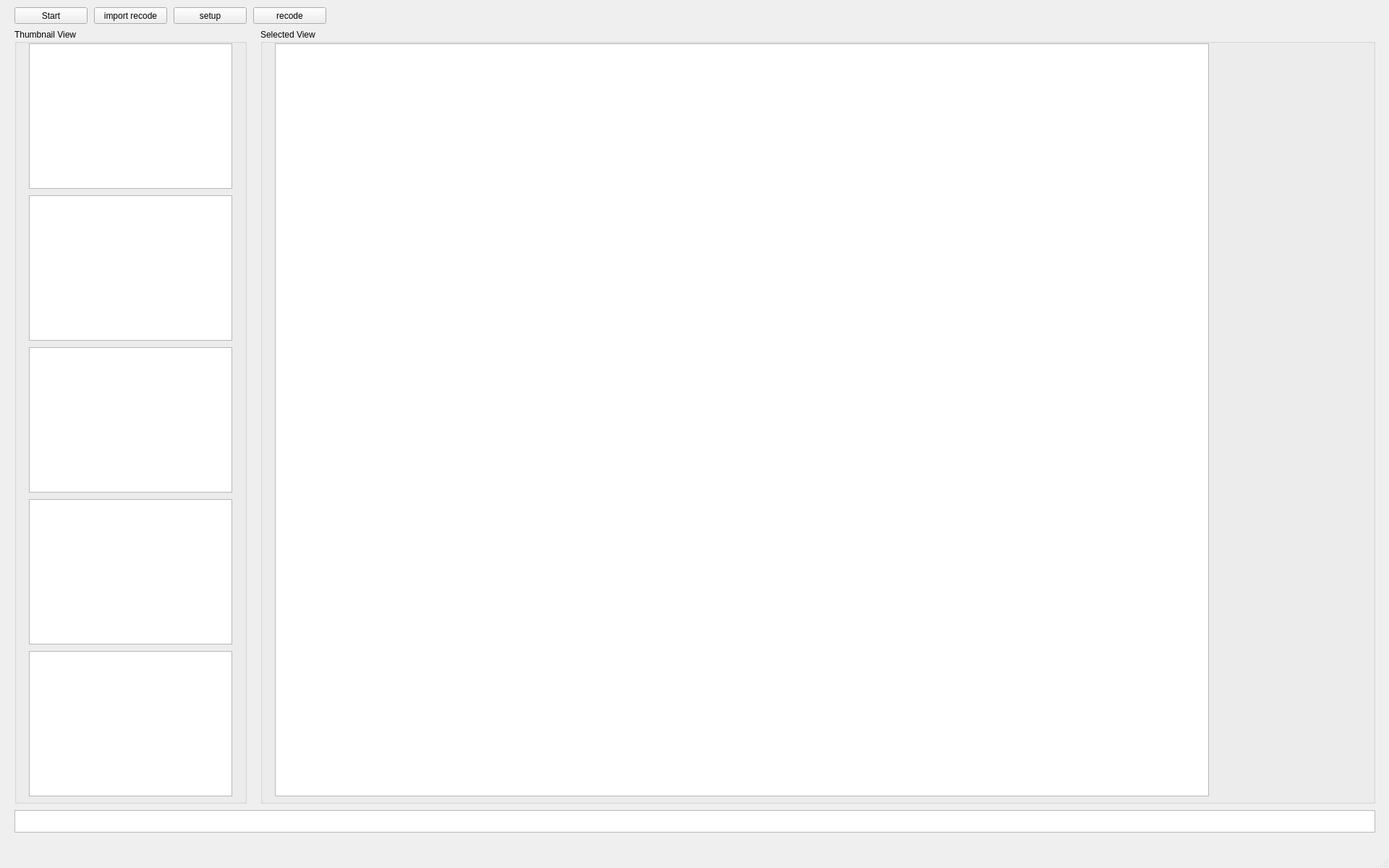
<?xml version="1.0" encoding="UTF-8"?>
<ui version="4.0">
 <class>MainWindow</class>
 <widget class="QMainWindow" name="MainWindow">
  <property name="geometry">
   <rect>
    <x>0</x>
    <y>0</y>
    <width>1920</width>
    <height>1200</height>
   </rect>
  </property>
  <property name="windowTitle">
   <string>3D Sensor</string>
  </property>
  <widget class="QWidget" name="centralwidget">
   <widget class="QPushButton" name="btnRecode">
    <property name="geometry">
     <rect>
      <x>350</x>
      <y>10</y>
      <width>101</width>
      <height>23</height>
     </rect>
    </property>
    <property name="text">
     <string>recode</string>
    </property>
   </widget>
   <widget class="QPushButton" name="btnImport">
    <property name="geometry">
     <rect>
      <x>130</x>
      <y>10</y>
      <width>101</width>
      <height>23</height>
     </rect>
    </property>
    <property name="text">
     <string>import recode</string>
    </property>
   </widget>
   <widget class="QPushButton" name="btnSetup">
    <property name="geometry">
     <rect>
      <x>240</x>
      <y>10</y>
      <width>101</width>
      <height>23</height>
     </rect>
    </property>
    <property name="text">
     <string>setup</string>
    </property>
   </widget>
   <widget class="QGroupBox" name="groupBox">
    <property name="geometry">
     <rect>
      <x>20</x>
      <y>40</y>
      <width>321</width>
      <height>1071</height>
     </rect>
    </property>
    <property name="title">
     <string>Thumbnail View</string>
    </property>
    <widget class="QGraphicsView" name="orgVideoView">
     <property name="geometry">
      <rect>
       <x>20</x>
       <y>20</y>
       <width>281</width>
       <height>201</height>
      </rect>
     </property>
    </widget>
    <widget class="QGraphicsView" name="graphicsView_2">
     <property name="geometry">
      <rect>
       <x>20</x>
       <y>230</y>
       <width>281</width>
       <height>201</height>
      </rect>
     </property>
    </widget>
    <widget class="QGraphicsView" name="graphicsView_3">
     <property name="geometry">
      <rect>
       <x>20</x>
       <y>440</y>
       <width>281</width>
       <height>201</height>
      </rect>
     </property>
    </widget>
    <widget class="QGraphicsView" name="graphicsView_4">
     <property name="geometry">
      <rect>
       <x>20</x>
       <y>650</y>
       <width>281</width>
       <height>201</height>
      </rect>
     </property>
    </widget>
    <widget class="QGraphicsView" name="graphicsView_5">
     <property name="geometry">
      <rect>
       <x>20</x>
       <y>860</y>
       <width>281</width>
       <height>201</height>
      </rect>
     </property>
    </widget>
   </widget>
   <widget class="QGroupBox" name="groupBox_2">
    <property name="geometry">
     <rect>
      <x>360</x>
      <y>40</y>
      <width>1541</width>
      <height>1071</height>
     </rect>
    </property>
    <property name="title">
     <string>Selected View</string>
    </property>
    <widget class="QGraphicsView" name="selectedView">
     <property name="geometry">
      <rect>
       <x>20</x>
       <y>20</y>
       <width>1291</width>
       <height>1041</height>
      </rect>
     </property>
    </widget>
   </widget>
   <widget class="QTextEdit" name="textEdit">
    <property name="geometry">
     <rect>
      <x>20</x>
      <y>1120</y>
      <width>1881</width>
      <height>31</height>
     </rect>
    </property>
    <property name="readOnly">
     <bool>true</bool>
    </property>
   </widget>
   <widget class="QPushButton" name="btnStart">
    <property name="geometry">
     <rect>
      <x>20</x>
      <y>10</y>
      <width>101</width>
      <height>23</height>
     </rect>
    </property>
    <property name="text">
     <string>Start</string>
    </property>
   </widget>
  </widget>
  <widget class="QMenuBar" name="menubar">
   <property name="geometry">
    <rect>
     <x>0</x>
     <y>0</y>
     <width>1920</width>
     <height>22</height>
    </rect>
   </property>
  </widget>
  <widget class="QStatusBar" name="statusbar"/>
 </widget>
 <resources/>
 <connections/>
</ui>
